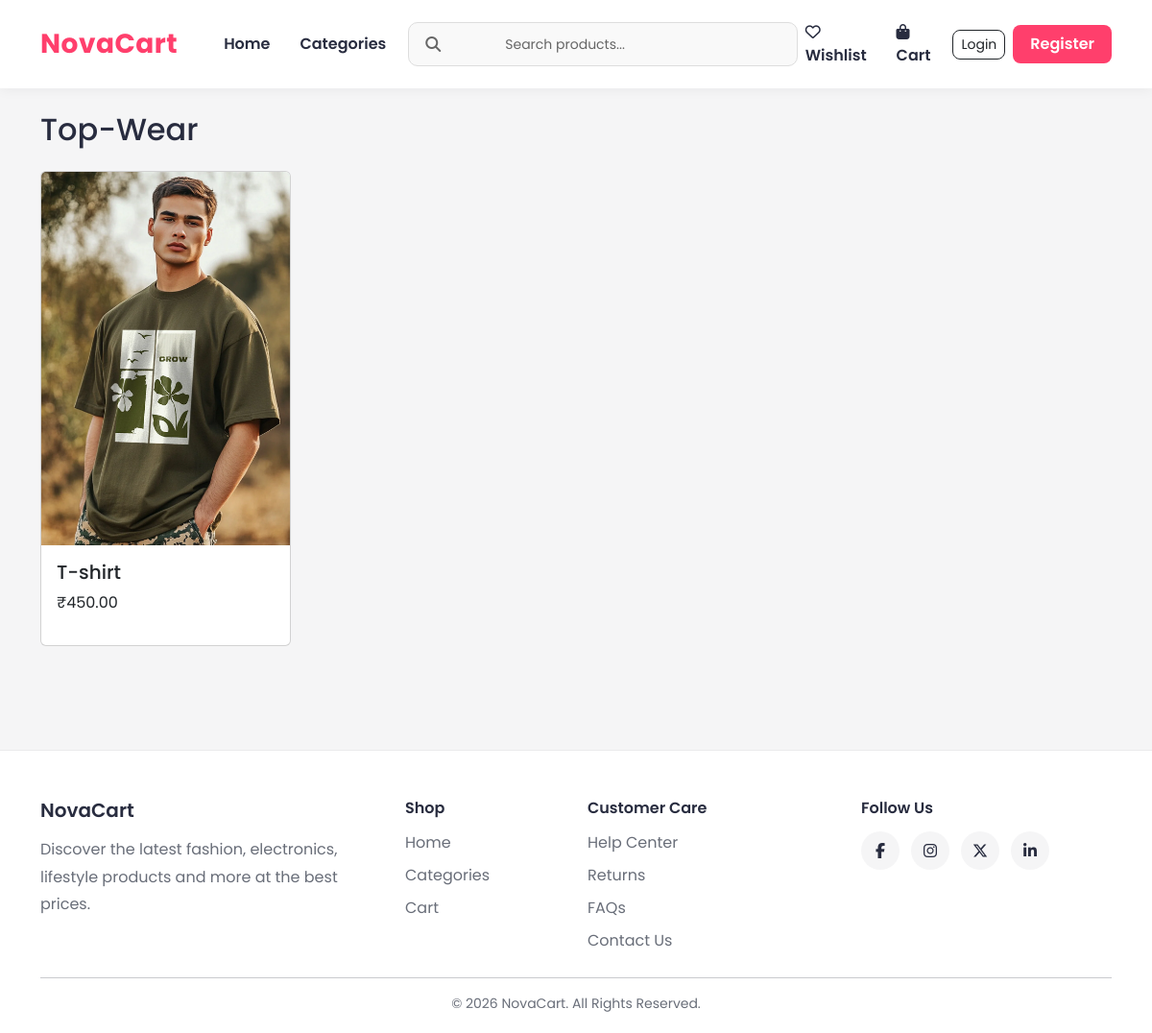
/subcategory/1/, run on the app's committed database.
### store/models.py (models this page shows, shortened)
class SubCategory(models.Model):
    category = models.ForeignKey(
        Categories,
        on_delete=models.CASCADE,
        related_name='subcategories'
    )
    name = models.CharField(max_length=255)
    image = models.ImageField(
        upload_to='subcategories/',
        blank=True,
        null=True
    )

class Product(models.Model):
    category = models.ForeignKey(
        Categories,
        on_delete=models.CASCADE
    )
    subcategory = models.ForeignKey(
        SubCategory,
        on_delete=models.CASCADE,
        null=True,
        blank=True
    )
    name = models.CharField(max_length=255)
    description = models.TextField()
    price = models.DecimalField(max_digits=10, decimal_places=2)
    image = models.ImageField(upload_to='product_images/')
    stock = models.PositiveIntegerField(default=0)

### store/views.py (the view)
# urls.py: path('subcategory/<int:subcategory_id>/', views.subcategory_products, name='subcategory_products'),
def subcategory_products(request, subcategory_id):
    subcategory = get_object_or_404(SubCategory, id=subcategory_id)
    products = Product.objects.filter(
        subcategory=subcategory
    )
    return render(
        request,
        'subcategory_products.html',
        {
            'subcategory': subcategory,
            'products': products
        }
    )

### store/context_processors.py (called while the page is built)
def categories_processor(request):
    return {
        'categories': Categories.objects.all()
    }

### templates/subcategory_products.html
{% extends 'base.html' %}
{% block content %}
<h2 class="mb-4">
    {{ subcategory.name }}
</h2>
<div class="row">
    {% for product in products %}
    <div class="col-md-3 mb-4">
        <div class="card h-100">
            <img src="{{ product.image.url }}"
                 class="card-img-top"
                 alt="{{ product.name }}">
            <div class="card-body">
                <h5>{{ product.name }}</h5>
                <p>₹{{ product.price }}</p>
            </div>
        </div>
    </div>
    {% empty %}
    <p>No products available.</p>
    {% endfor %}
</div>
{% endblock %}

### static/css/style.css (style rules this page uses)
* { margin:0; padding:0; box-sizing:border-box; }
body { font-family:'Poppins',sans-serif; background:#f5f5f6; color:#282c3f; min-height:100vh; }
img { max-width:100%; }

### data on the page
SubCategory: name "Top-Wear"
Product: image (picture), name "T-shirt", price "450.00"
